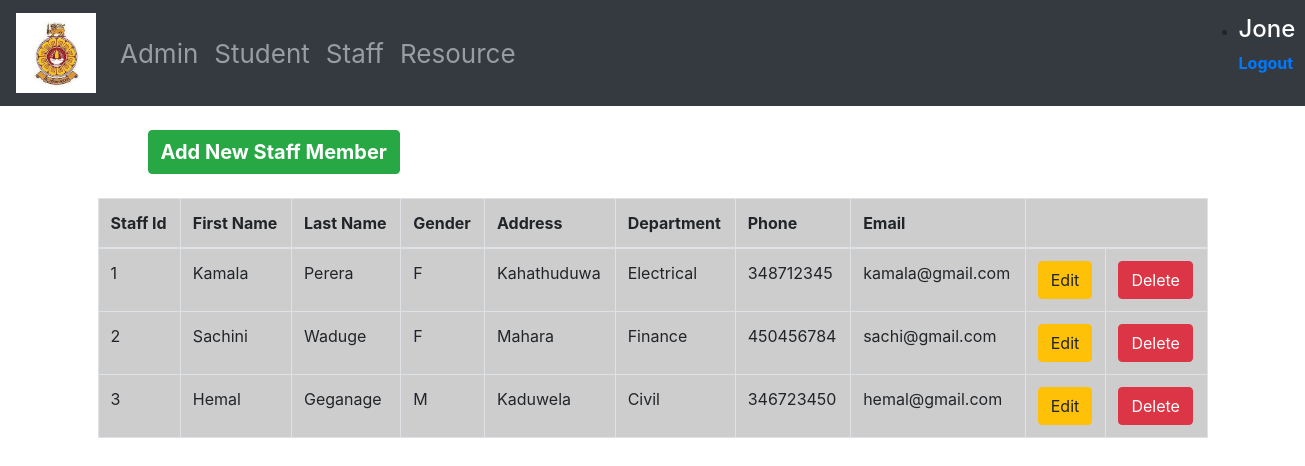
/Staff/home.php (signed in), run on the app's committed database.
### tables this page shows
CREATE TABLE `staff` (
  `staffId` varchar(10) NOT NULL,
  `fname` varchar(100) NOT NULL,
  `lname` varchar(100) NOT NULL,
  `gender` text NOT NULL,
  `address` varchar(100) NOT NULL,
  `depart` varchar(20) NOT NULL,
  `phone` int(9) NOT NULL,
  `email` varchar(200) NOT NULL
);

### Staff/home.php (the view, shortened to what this page needs)
<?php
  include '../login/dbconnection.php';
  $sql = "SELECT * FROM staff";
  $result = $conn->query($sql);
?>
<!DOCTYPE html>
<html lang="en">
<head>
  <link rel="stylesheet" href="../css/bootstrap.min.css">
  <link rel="stylesheet" type="text/css" href="../css/staff.css">
</head>
<body>
  <header><?php include '../login/nav.php'?></header>
  <div class="container">
    <br>
    <a href="insert.php" class="btn btn-success" id="Butt">Add New Staff Member</a>
    <br><br>
    <table class="table table-bordered">
      <thead>
        <tr>
          <th>Staff Id</th>
          <th>First Name</th>
          <th>Last Name</th>
          <th>Gender</th>
          <th>Address</th>
          <th>Department</th>
          <th>Phone</th>
          <th>Email</th>
          <th colspan="2"></th>
        </tr>
      </thead>
      <tbody>
        <?php
          if($result->num_rows > 0){
            while ($row = $result->fetch_assoc()) {
        ?>
              <tr>
                <td><?php echo $row['staffId'];?></td>
                <td><?php echo $row['fname'];?></td>
                <td><?php echo $row['lname'];?></td>
                <td><?php echo $row['gender'];?></td>
                <td><?php echo $row['address'];?></td>
                <td><?php echo $row['depart'];?></td>
                <td><?php echo $row['phone'];?></td>
                <td><?php echo $row['email'];?></td>
                <td><a href="edit.php?id=<?=$row['staffId'];?>" class="btn btn-warning">Edit</a></td>
                <td><a href="delete.php?id=<?=$row['staffId'];?>" class="btn btn-danger">Delete</a></td>
              </tr>
              <?php
            }
          }
          else{
            echo "0 results";
          }
        ?>
      </tbody>
    </table>
  </div>
</body>
</html>

### css/staff.css (style rules this page uses)
body { background: url(../images/staff_bg.png); background-size: cover; background-position: top; }
#Butt { font-size: 20px; font-weight: bold; margin-left: 50px; }
table { background: rgba(194,193,193,0.8); }

### data on the page
staff: staffId "1", fname "Kamala", lname "Perera", gender "F", address "Kahathuduwa", depart "Electrical", phone "348712345", email "kamala@gmail.com"
staff: staffId "2", fname "Sachini", lname "Waduge", gender "F", address "Mahara", depart "Finance", phone "450456784", email "sachi@gmail.com"
staff: staffId "3", fname "Hemal", lname "Geganage", gender "M", address "Kaduwela", depart "Civil", phone "346723450", email "hemal@gmail.com"

### other printed values
$_SESSION['username'] "Jone"
